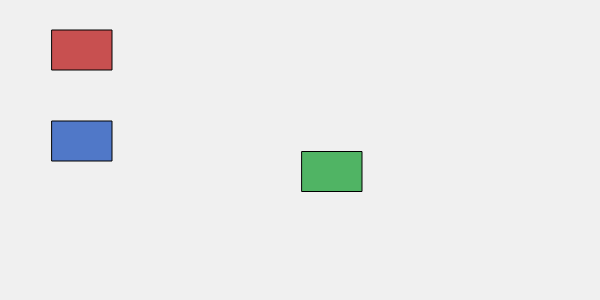
Frame 1 (no input)
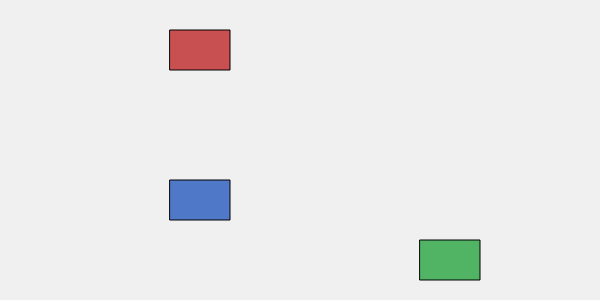
Frame 60 (no input)
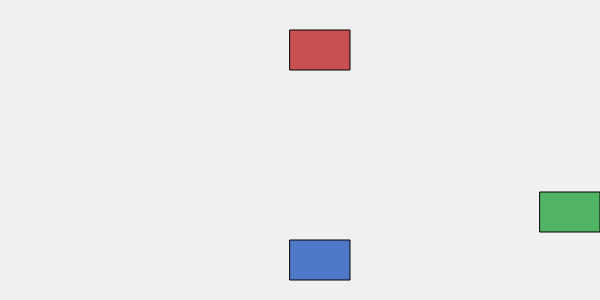
Frame 120 (the mouse pressed at the canvas centre since frame 60)

The p5.js sketch that drew these frames (run headless with seeded random() and noise() and a simulated clock; from frame 60 on, the mouse is pressed at the canvas centre):

// p5.js sketch
// ── sketch.js

let x1 = 50;               

let x2 = 50, y2 = 120;    
let vx = 2, vy = 1;

let x3 = 300, y3 = 150;  
let vx3 = 2, vy3 = 1.5;

function setup() {
  createCanvas(600, 300);
}

function draw() {
  background(240);

  // NIVEL 1 — traslación en X: x_n = 50 + 2n
  x1 += 2;
  if (x1 > width) x1 = -60;  
  fill(200, 80, 80);
  rect(x1, 30, 60, 40);

  // NIVEL 2 — traslación diagonal con vector velocidad
  x2 += vx;
  y2 += vy;
  if (x2 > width) x2 = -60;
  if (y2 > height) y2 = -40;
  fill(80, 120, 200);
  rect(x2, y2, 60, 40);

  // NIVEL 3 — rebote: si toca borde horizontal, cambia signo de vx
  //           si toca borde vertical, cambia signo de vy
  x3 += vx3;
  y3 += vy3;
  if (x3 < 0 || x3 + 60 > width)  vx3 *= -1;
  if (y3 < 0 || y3 + 40 > height) vy3 *= -1;
  fill(80, 180, 100);
  rect(x3, y3, 60, 40);
}
